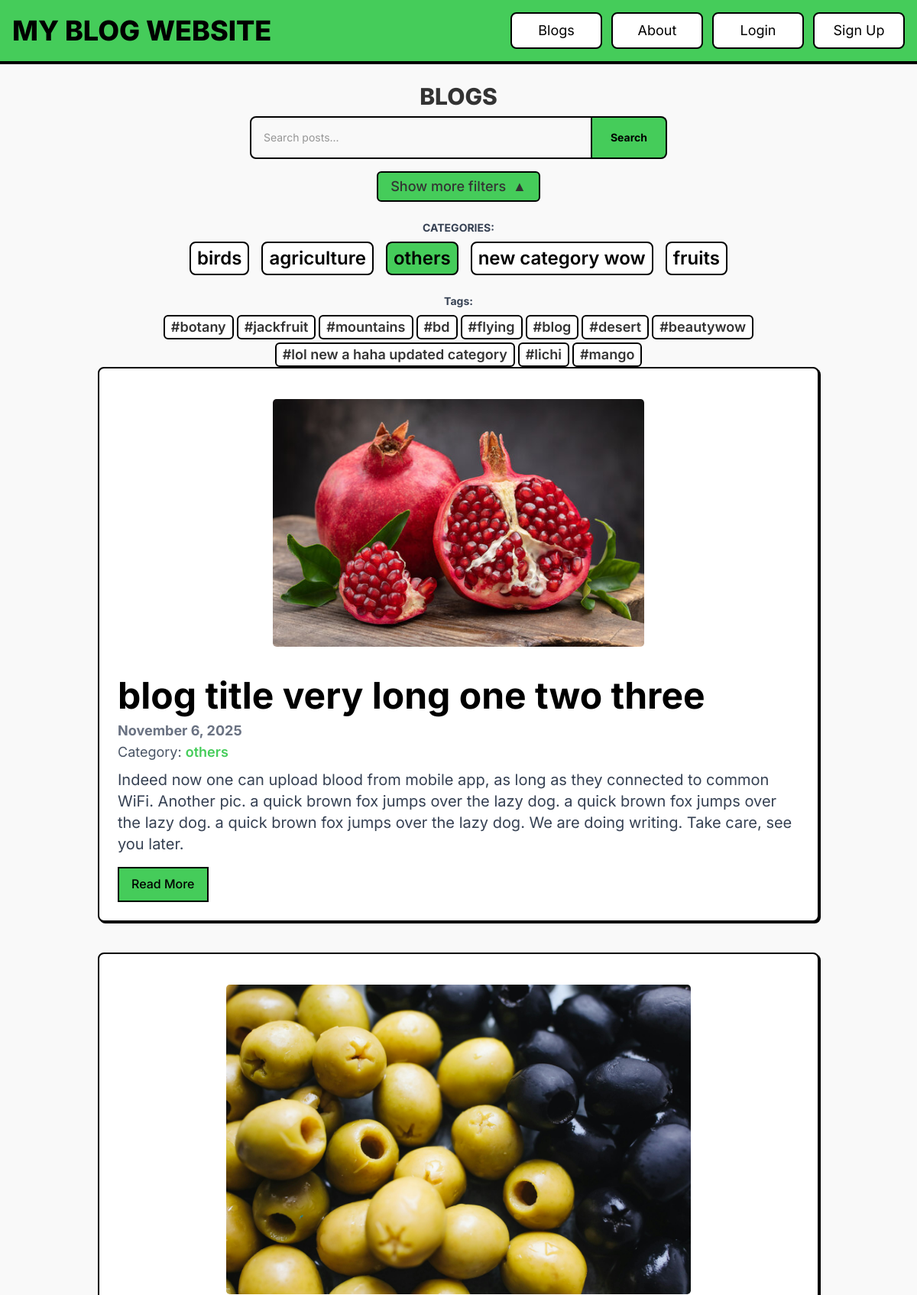
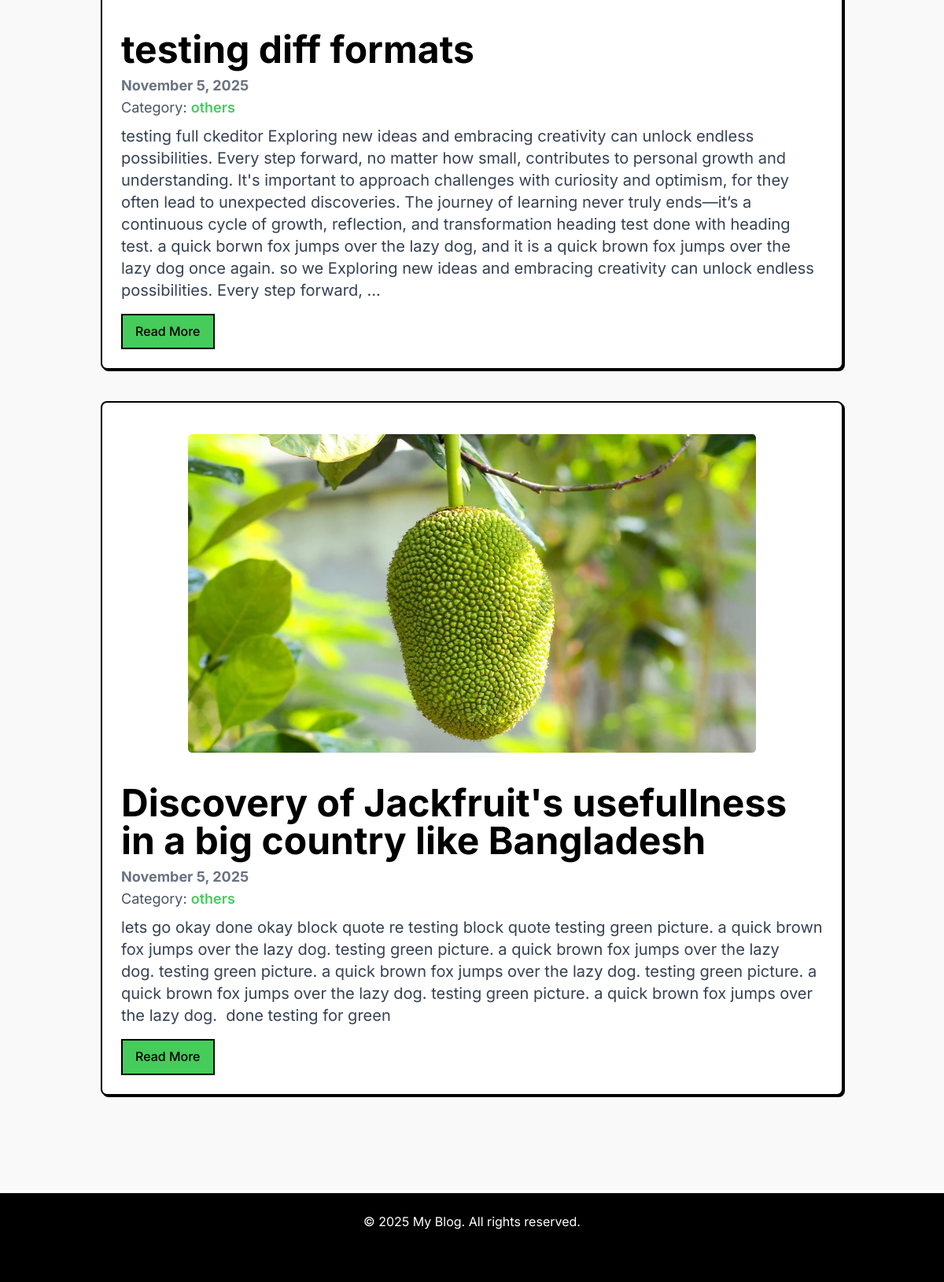
Screenshot of /greenblog/category/others/ with the database file from the repository (2 pictures, top to bottom).
### blog/models.py (models this page shows, shortened)
class Category(models.Model):
    name = models.CharField(max_length=100, unique=True)
    slug = models.SlugField(unique=True, blank=True)

class Tag(models.Model):
    name = models.CharField(max_length=50, unique=True)
    slug = models.SlugField(unique=True, blank=True)

class BlogPost(models.Model):
    title = models.CharField(max_length=255)
    slug = models.SlugField(unique=True, blank=True, max_length=255)
    category = models.ForeignKey('Category', on_delete=models.SET_NULL, null=True, related_name='posts')
    tags = models.ManyToManyField('Tag', blank=True, related_name='posts')
    content = RichTextField()
    image = models.ImageField(upload_to='blog_images/', blank=True, null=True)
    author = models.ForeignKey(User, on_delete=models.SET_NULL, null=True, blank=True)
    created_at = models.DateTimeField(auto_now_add=True)
    updated_at = models.DateTimeField(auto_now=True)

### blog/views.py (the view)
# urls.py: path('category/<slug:slug>/', views.category_posts, name='category_posts'),
def category_posts(request, slug=None):
    categories = Category.objects.all()
    tags = Tag.objects.all()
    selected_category = None
    deselect = request.GET.get('deselect') == '1'
    if slug and not deselect:
        selected_category = get_object_or_404(Category, slug=slug)
        posts = BlogPost.objects.filter(category=selected_category).order_by('-created_at')
    else:
        posts = BlogPost.objects.all().order_by('-created_at')
    paginator = Paginator(posts, 6)
    page_number = request.GET.get('page')
    page_obj = paginator.get_page(page_number)
    return render(request, 'blog/blog_list.html', {
        'page_obj': page_obj,
        'categories': categories,
        'tags': tags,
        'selected_category': selected_category,
    })

### blog/context_processors.py (called while the page is built)
def current_time(request):
    return {'current_time': datetime.now()}

### blog/templates/blog/blog_list.html (shortened to what this page needs)
{% extends 'base.html' %}
{% block content %}
<div class="container mx-auto px-4 py-8">
  <h1 class="text-2xl md:text-3xl font-extrabold text-center -mt-8 mb-4 md:mb-6 uppercase">Blogs</h1>
<div class="relative max-w-4xl mx-auto">
  <form action="{% url 'search_posts' %}" method="get"
        class="-mt-4 text-sm mb-4 flex justify-center">
    <input type="text" name="q" value="{{ search_query|default:'' }}"
           placeholder="Search posts..."
           class="border-2 border-black px-2 py-2 md:p-4 w-3/5 md:w-1/2 focus:outline-none rounded-l-lg">
    <button type="submit"
            class="bg-treegreen border-2 border-black px-6 font-bold text-black hover:bg-black hover:text-treegreen transition rounded-r-lg border-l-0">
      Search
    </button>
  </form>
  <div class="text-center">
    <button type="button" id="toggle-filters"
            class="inline-block px-4 py-1 text-sm md:text-lg font-medium border-2 border-black rounded-md bg-[#fffd8d] hover:bg-treegreen transition">
      Show more filters <span class="ml-1" id="toggle-icon">▼</span>
    </button>
  </div>
<div id="filter-container"
     class="transition-all duration-500 ease-in-out max-h-0 opacity-0 pointer-events-none"
     style="max-height: 0;">
  <div class="pt-6 space-y-6">
    <div class="text-center">
      <p class="text-xs md:text-sm font-bold uppercase text-gray-700 mb-2">
        Categories:
      </p>
      <div class="flex flex-wrap justify-center gap-x-2 gap-y-1 md:gap-x-4 md:gap-y-3">
        {% for category in categories %}
          {% if selected_category == category %}
            <a href="{% url 'blog_list' %}"
               class="border-2 border-black px-2 py-1 font-semibold bg-treegreen text-black transition rounded-lg text-xs md:text-2xl">
              {{ category.name }}
            </a>
          {% else %}
            <a href="{% url 'category_posts' category.slug %}"
               class="border-2 border-black px-2 py-1 font-semibold bg-white text-black hover:bg-treegreen transition rounded-lg text-xs md:text-2xl">
              {{ category.name }}
            </a>
          {% endif %}
        {% endfor %}
      </div>
    </div>
    <div class="text-center">
      <p class="text-xs md:text-sm font-bold text-gray-700 mb-2">
        Tags:
      </p>
      <div class="flex flex-wrap justify-center gap-1">
        {% for tag in tags %}
          {% if selected_tag == tag %}
            <a href="{% url 'blog_list' %}"
               class="inline-block border-2 border-black px-2 py-0 font-semibold bg-treegreen rounded-md text-xs md:text-lg">
              #{{ tag.name }}
            </a>
          {% else %}
            <a href="{% url 'tag_posts' tag.slug %}"
               class="inline-block border-2 border-black px-2 py-0 font-semibold bg-white hover:bg-treegreen rounded-md text-xs md:text-lg">
              #{{ tag.name }}
            </a>
          {% endif %}
        {% endfor %}
      </div>
    </div>
  </div>
</div>
</div>
  <div class="flex flex-col gap-10">
    {% for post in page_obj %}
      <div class="neo-card bg-white p-4 md:p-6 rounded-lg flex flex-col xl:flex-row {% if forloop.counter|divisibleby:2 %}xl:flex-row-reverse{% endif %} items-center gap-6">
        {% if post.image %}
          <div class="">
            <img src="{{ post.image.url }}" alt="{{ post.title }}" class="w-full h-full object-cover">
          </div>
        {% endif %}
        <div class="flex-1 text-left">
          <h2 class="text-2xl md:text-5xl font-bold -mt-4 md:mt-0 md:mb-2 text-black">
            <a href="{% url 'blog_detail' post.slug %}" class="hover:underline">{{ post.title }}</a>
          </h2>
          <p class="text-sm md:text-lg text-gray-500 font-bold">{{ post.created_at|date:"F j, Y" }}</p>
          {% if post.category %}
            <p class="text-sm md:text-lg text-gray-600 mb-2">
              Category:
              <a href="{% url 'category_posts' post.category.slug %}" class="text-treegreen hover:text-black font-semibold">
                {{ post.category.name }}
              </a>
            </p>
          {% endif %}
          <p class="text-gray-700 text-md md:text-xl line-clamp-6 md:line-clamp-8 mb-4">{{ post.content|striptags|truncatewords:100|safe }}</p>
          <a href="{% url 'blog_detail' post.slug %}"
             class="inline-block px-4 py-2 bg-treegreen border-2 border-black text-black font-medium hover:bg-black hover:text-treegreen transition">
            Read More
          </a>
        </div>
      </div>
    {% empty %}
      <p class="text-center text-gray-500">No posts found.</p>
    {% endfor %}
  </div>
</div>
{% endblock %}

### blog/templates/base.html (style rules this page uses)
:root { --treegreen: #45cc5a; }
.bg-treegreen { background-color: var(--treegreen); }
.text-treegreen { color: var(--treegreen); }
.neo-card { border: 2px solid black; box-shadow: 2px 2px 0 black; transition: all 0.2s ease; }
body { font-family: 'Inter', sans-serif; line-height: 1.6; color: #333; background-color: #f9f9f9; }
img { display: block; margin: 1em auto; max-width: 90%; max-height: 450px; width: auto; height: auto; object-fit: cover; border-radius: 0.3rem; }

### rows the page displays
Category: name "birds"
Category: name "agriculture"
Category: name "others"
Category: name "new category wow"
Category: name "fruits"
Tag: name "botany"
Tag: name "jackfruit"
Tag: name "mountains"
Tag: name "bd"
Tag: name "flying"
Tag: name "blog"
Tag: name "desert"
Tag: name "beautywow"
Tag: name "lol new a haha updated category"
Tag: name "lichi"
Tag: name "mango"
BlogPost: image (picture), title "blog title very long one two three", created_at "November 6, 2025", category.name "others", content "Indeed now one can upload blood from mobile app, as long as they connected to common WiFi. Another pic. a quick brown fox jumps over the lazy dog. a quick brown fox jumps over the lazy dog. a quick brown fox jumps over the lazy dog. We are doing writing. Take care, see you later."
BlogPost: image (picture), title "testing diff formats", created_at "November 5, 2025", category.name "others", content "testing full ckeditor Exploring new ideas and embracing creativity can unlock endless possibilities. Every step forward, no matter how small, contributes to personal growth and understanding. It's important to approach challenges with curiosity and optimism, for they often lead to unexpected discoveries. The journey of learning never truly ends—it’s a continuous cycle of growth, reflection, and transformation heading test done with heading test. a quick borwn fox jumps over the lazy dog, and it is a quick brown fox jumps over the lazy dog once again. so we Exploring new ideas and embracing creativity can unlock endless possibilities. Every step forward, …"
BlogPost: image (picture), title "Discovery of Jackfruit's usefullness in a big country like Bangladesh", created_at "November 5, 2025", category.name "others", content "lets go okay done okay block quote re testing block quote testing green picture. a quick brown fox jumps over the lazy dog. testing green picture. a quick brown fox jumps over the lazy dog. testing green picture. a quick brown fox jumps over the lazy dog. testing green picture. a quick brown fox jumps over the lazy dog. testing green picture. a quick brown fox jumps over the lazy dog. done testing for green"
